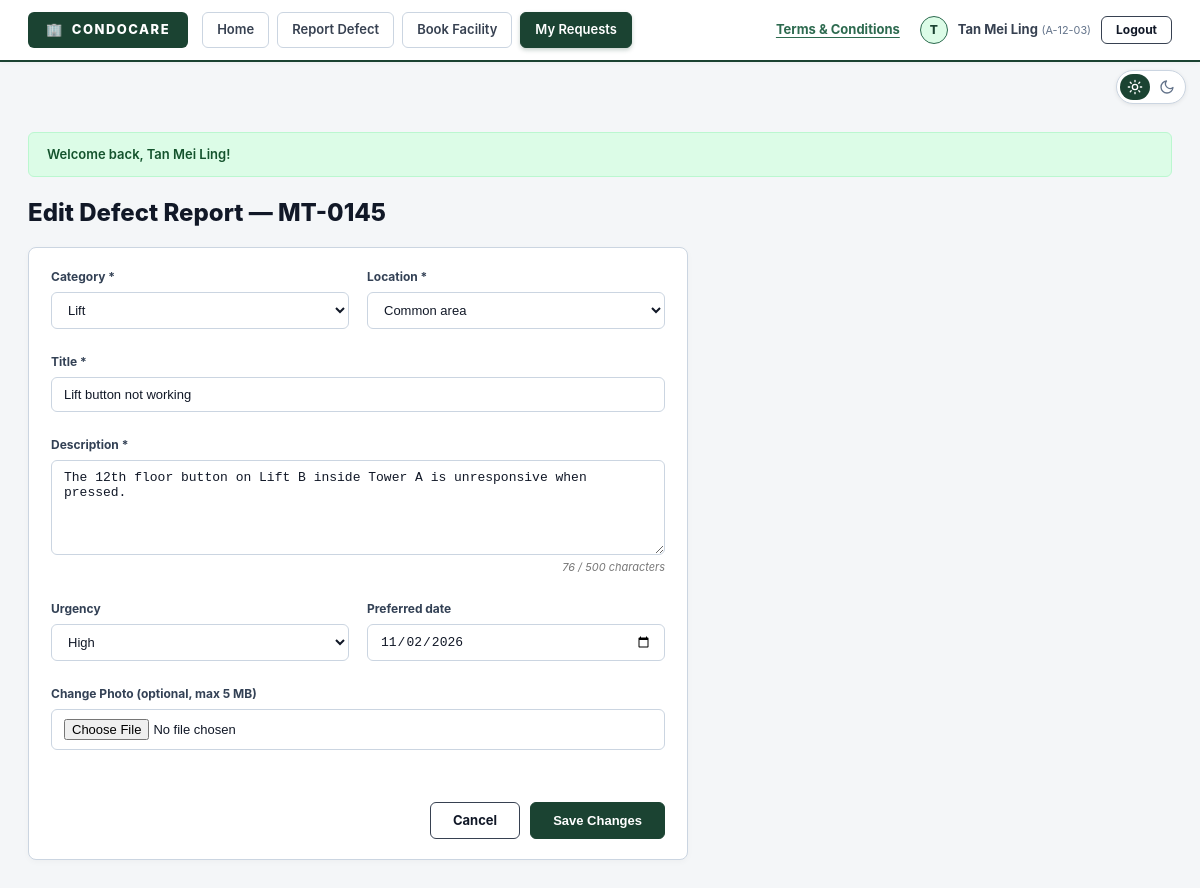
The app's page /edit-defect.php?id=2 (signed in) with its own data.
### tables this page shows
CREATE TABLE `maintenance_requests` (
  `id` INT AUTO_INCREMENT PRIMARY KEY,
  `ticket_no` VARCHAR(25) NOT NULL UNIQUE,
  `resident_id` INT NOT NULL,
  `category` ENUM('Plumbing', 'Electrical', 'Air-con', 'Lift', 'Other') NOT NULL,
  `location_type` ENUM('My unit', 'Common area') NOT NULL DEFAULT 'My unit',
  `title` VARCHAR(150) NOT NULL,
  `description` TEXT NOT NULL,
  `urgency` ENUM('Low', 'Medium', 'High') NOT NULL DEFAULT 'Medium',
  `preferred_date` DATE NULL,
  `photo_path` VARCHAR(255) NULL,
  `technician_id` INT NULL,
  `status` ENUM('reported', 'review', 'progress', 'resolved', 'cancelled') NOT NULL DEFAULT 'reported',
  `admin_notes` TEXT NULL,
  `created_at` TIMESTAMP DEFAULT CURRENT_TIMESTAMP,
  `updated_at` TIMESTAMP DEFAULT CURRENT_TIMESTAMP ON UPDATE CURRENT_TIMESTAMP,
  CONSTRAINT `fk_request_resident` FOREIGN KEY (`resident_id`) REFERENCES `residents` (`id`) ON DELETE CASCADE,
  CONSTRAINT `fk_request_technician` FOREIGN KEY (`technician_id`) REFERENCES `technicians` (`id`) ON DELETE SET NULL
);

### edit-defect.php (the view, shortened to what this page needs)
<?php
require_once __DIR__ . '/config_db.php';
require_once __DIR__ . '/includes_auth.php';
$user = currentUser();
$id = (int)($_GET['id'] ?? 0);
$error = '';
$stmt = $pdo->prepare("SELECT * FROM maintenance_requests WHERE id = :id AND resident_id = :rid LIMIT 1");
$stmt->execute([':id' => $id, ':rid' => $user['res_id']]);
$ticket = $stmt->fetch();
$category      = $_POST['category'] ?? $ticket['category'];
$location_type = $_POST['location_type'] ?? $ticket['location_type'];
$title         = $_POST['title'] ?? $ticket['title'];
$description   = $_POST['description'] ?? $ticket['description'];
$urgency       = $_POST['urgency'] ?? $ticket['urgency'];
$preferred_raw = $_POST['preferred_date'] ?? ($ticket['preferred_date'] ?: '');
require_once __DIR__ . '/includes_header.php';
?>
<h1>Edit Defect Report &mdash; <?= e($ticket['ticket_no']) ?></h1>
<form class="card form-card" id="reportForm" method="POST" action="edit-defect.php?id=<?= $id ?>" enctype="multipart/form-data" novalidate>
  <div class="grid2">
    <div class="field">
      <label for="category">Category *</label>
      <select class="input" id="category" name="category" required data-label="Category">
        <option value="Lift" <?= $category === 'Lift' ? 'selected' : '' ?>>Lift</option>
      </select>
    </div>
    <div class="field">
      <label for="location">Location *</label>
      <select class="input" id="location" name="location_type" required data-label="Location">
        <option value="Common area" <?= $location_type === 'Common area' ? 'selected' : '' ?>>Common area</option>
      </select>
    </div>
    <div class="field full">
      <label for="title">Title *</label>
      <input class="input" id="title" name="title" value="<?= e($title) ?>" required data-label="Title">
    </div>
    <div class="field full">
      <label for="desc">Description *</label>
      <textarea class="input" id="desc" name="description" maxlength="500" required data-label="Description"><?= e($description) ?></textarea>
      <div class="counter" id="counter">0 / 500 characters</div>
    </div>
    <div class="field">
      <label for="urgency">Urgency</label>
      <select class="input" id="urgency" name="urgency">
        <option value="High" <?= $urgency === 'High' ? 'selected' : '' ?>>High</option>
      </select>
    </div>
    <div class="field">
      <label for="pdate">Preferred date</label>
      <input class="input" id="pdate" name="preferred_date" type="date" min="<?= date('Y-m-d') ?>" value="<?= e($preferred_raw) ?>">
    </div>
    <div class="field full">
      <label for="photo">Change Photo (optional, max 5 MB)</label>
      <input class="input" id="photo" name="photo" type="file" accept="image/png,image/jpeg,image/webp">
    </div>
  </div>
  <p class="msg <?= $error ? 'error' : '' ?>" id="msg"><?= e($error) ?></p>
  <div class="form-actions">
    <a class="btn btn-lg" href="my-requests-maintenance.php">Cancel</a>
    <button class="btn btn-dark btn-lg" type="submit">Save Changes</button>
  </div>
</form>
<?php require_once __DIR__ . '/includes_footer.php'; ?>

### comm_style.css (style rules this page uses)
:root { --primary: #1b4332; --primary-hover: #123023; --primary-light: #2d6a4f; --primary-mint: #dcfce7; --primary-tint: #ecfdf5; --dark: #111827; --dark-surface: #1f2937; --gray-bg: #f4f6f8; --gray-card: #ffffff; --gray-border: #cbd5e1; --gray-border-dark: #374151; --gray-text: #4b5563; --gray-heading: #111827; --danger: #dc2626; --danger-hover: #b91c1c; --success: #15803d; --warning: #b45309; }
* { box-sizing:border-box }
body { margin:0; font-family:-apple-system,BlinkMacSystemFont,"Segoe UI",Roboto,Helvetica,Arial,sans-serif; font-size:14px; color:var(--dark); background:var(--gray-bg); line-height:1.5; }
a { color:inherit;text-decoration:none }
h1 { margin:0 0 16px; font-size:24px; font-weight:800; color:var(--gray-heading); }
.btn { display:inline-block; border:1.5px solid var(--gray-border-dark); border-radius:6px; background:#ffffff; color:var(--dark); padding:6px 14px; font-size:12px; font-weight:700; text-decoration:none; cursor:pointer; line-height:1.2; text-align:center; transition:all .15s ease-in-out; }
.btn-dark { background:var(--primary); color:#ffffff; border-color:var(--primary); }
.btn-lg { padding:10px 22px;font-size:13px }
.input { width:100%; border:1.5px solid var(--gray-border); border-radius:6px; padding:9px 12px; font-size:13px; background:#ffffff; color:var(--dark); outline:none; transition:border-color .15s; }
.card { border:1.5px solid var(--gray-border); padding:20px 22px; background:#ffffff; border-radius:8px; box-shadow:0 2px 6px rgba(0,0,0,0.03); }
.form-card { max-width:660px; }
.grid2 { display:grid; grid-template-columns:1fr 1fr; gap:12px 18px; }
.field { display:flex; flex-direction:column; margin-bottom:12px; }
.field.full { grid-column:1/-1 }
.field label { font-size:12px; font-weight:700; color:#334155; }
.field .input { margin-top:6px }
textarea.input { min-height:95px;resize:vertical }
.msg { font-size:12px; margin:8px 0 12px; min-height:16px; }
.counter { text-align:right; font-size:11px; font-style:italic; color:#64748b; margin-top:4px; }
.form-actions { display:flex; justify-content:flex-end; gap:10px; margin-top:16px; }

### records on screen
maintenance_requests: ticket_no "MT-0145", category "Lift", location_type "Common area", title "Lift button not working", description "The 12th floor button on Lift B inside Tower A is unresponsive when pressed.", urgency "High", preferred_date "11/02/2026"

### other values on screen
substr($cur_user['name'], 0, 1) "T"
$cur_user['name'] "Tan Mei Ling"
$msg "Welcome back, Tan Mei Ling!"
